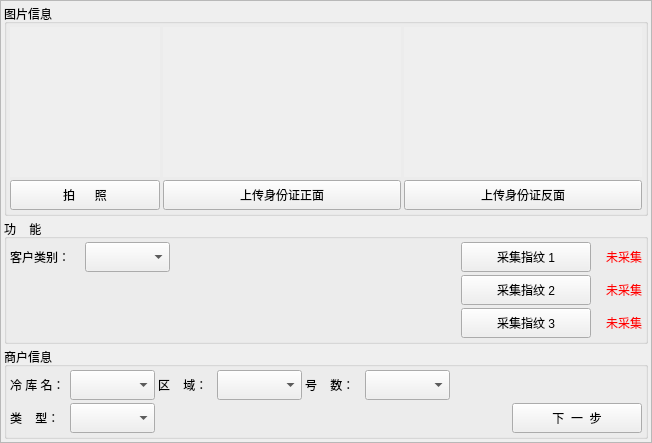
    <widget class="QFrame" name="frame_14">
     <property name="frameShape">
      <enum>QFrame::StyledPanel</enum>
     </property>
     <property name="frameShadow">
      <enum>QFrame::Raised</enum>
     </property>
     <layout class="QGridLayout" name="gridLayout_8">
      <property name="margin">
       <number>3</number>
      </property>
      <property name="spacing">
       <number>3</number>
      </property>
      <item row="2" column="0">
       <widget class="QGroupBox" name="groupBox_7">
        <property name="maximumSize">
         <size>
          <width>16777215</width>
          <height>16777215</height>
         </size>
        </property>
        <property name="title">
         <string>商户信息</string>
        </property>
        <layout class="QGridLayout" name="gridLayout_7">
         <property name="margin">
          <number>3</number>
         </property>
         <property name="spacing">
          <number>3</number>
         </property>
         <item row="1" column="0">
          <widget class="QLabel" name="label_24">
           <property name="minimumSize">
            <size>
             <width>0</width>
             <height>30</height>
            </size>
           </property>
           <property name="text">
            <string>类    型：</string>
           </property>
          </widget>
         </item>
         <item row="1" column="1">
          <widget class="QComboBox" name="comboBox_6">
           <property name="minimumSize">
            <size>
             <width>85</width>
             <height>30</height>
            </size>
           </property>
           <property name="maximumSize">
            <size>
             <width>85</width>
             <height>16777215</height>
            </size>
           </property>
          </widget>
         </item>
         <item row="1" column="2" colspan="5">
          <spacer name="horizontalSpacer">
           <property name="orientation">
            <enum>Qt::Horizontal</enum>
           </property>
           <property name="sizeHint" stdset="0">
            <size>
             <width>40</width>
             <height>20</height>
            </size>
           </property>
          </spacer>
         </item>
         <item row="1" column="7">
          <widget class="QPushButton" name="pushButton_5">
           <property name="minimumSize">
            <size>
             <width>130</width>
             <height>30</height>
            </size>
           </property>
           <property name="text">
            <string>下  一  步</string>
           </property>
           <property name="autoDefault">
            <bool>false</bool>
           </property>
          </widget>
         </item>
         <item row="0" column="1">
          <widget class="QComboBox" name="comboBox_3">
           <property name="minimumSize">
            <size>
             <width>85</width>
             <height>30</height>
            </size>
           </property>
           <property name="maximumSize">
            <size>
             <width>85</width>
             <height>16777215</height>
            </size>
           </property>
          </widget>
         </item>
         <item row="0" column="2">
          <widget class="QLabel" name="label_20">
           <property name="minimumSize">
            <size>
             <width>0</width>
             <height>30</height>
            </size>
           </property>
           <property name="text">
            <string>区    域：</string>
           </property>
          </widget>
         </item>
         <item row="0" column="4">
          <widget class="QLabel" name="label_21">
           <property name="minimumSize">
            <size>
             <width>0</width>
             <height>30</height>
            </size>
           </property>
           <property name="text">
            <string>号    数：</string>
           </property>
          </widget>
         </item>
         <item row="0" column="0">
          <widget class="QLabel" name="label_19">
           <property name="minimumSize">
            <size>
             <width>0</width>
             <height>30</height>
            </size>
           </property>
           <property name="text">
            <string>冷 库 名：</string>
           </property>
          </widget>
         </item>
         <item row="0" column="6" colspan="2">
          <spacer name="horizontalSpacer_3">
           <property name="orientation">
            <enum>Qt::Horizontal</enum>
           </property>
           <property name="sizeHint" stdset="0">
            <size>
             <width>40</width>
             <height>20</height>
            </size>
           </property>
          </spacer>
         </item>
         <item row="0" column="3">
          <widget class="QComboBox" name="comboBox_4">
           <property name="minimumSize">
            <size>
             <width>85</width>
             <height>30</height>
            </size>
           </property>
           <property name="maximumSize">
            <size>
             <width>85</width>
             <height>16777215</height>
            </size>
           </property>
          </widget>
         </item>
         <item row="0" column="5">
          <widget class="QComboBox" name="comboBox_5">
           <property name="minimumSize">
            <size>
             <width>85</width>
             <height>30</height>
            </size>
           </property>
           <property name="maximumSize">
            <size>
             <width>85</width>
             <height>16777215</height>
            </size>
           </property>
          </widget>
         </item>
        </layout>
       </widget>
      </item>
      <item row="0" column="0">
       <widget class="QGroupBox" name="groupBox_5">
        <property name="minimumSize">
         <size>
          <width>0</width>
          <height>0</height>
         </size>
        </property>
        <property name="maximumSize">
         <size>
          <width>16777215</width>
          <height>16777215</height>
         </size>
        </property>
        <property name="title">
         <string>图片信息</string>
        </property>
        <layout class="QGridLayout" name="gridLayout_2">
         <property name="margin">
          <number>3</number>
         </property>
         <property name="spacing">
          <number>3</number>
         </property>
         <item row="0" column="0">
          <widget class="QWidget" name="head" native="true">
           <property name="minimumSize">
            <size>
             <width>150</width>
             <height>150</height>
            </size>
           </property>
           <property name="maximumSize">
            <size>
             <width>16777215</width>
             <height>16777215</height>
            </size>
           </property>
           <property name="autoFillBackground">
            <bool>true</bool>
           </property>
          </widget>
         </item>
         <item row="0" column="1">
          <widget class="QWidget" name="front" native="true">
           <property name="minimumSize">
            <size>
             <width>238</width>
             <height>150</height>
            </size>
           </property>
           <property name="maximumSize">
            <size>
             <width>16777215</width>
             <height>16777215</height>
            </size>
           </property>
           <property name="autoFillBackground">
            <bool>true</bool>
           </property>
          </widget>
         </item>
         <item row="0" column="2">
          <widget class="QWidget" name="back" native="true">
           <property name="minimumSize">
            <size>
             <width>238</width>
             <height>150</height>
            </size>
           </property>
           <property name="maximumSize">
            <size>
             <width>16777215</width>
             <height>16777215</height>
            </size>
           </property>
           <property name="autoFillBackground">
            <bool>true</bool>
           </property>
          </widget>
         </item>
         <item row="1" column="0">
          <widget class="QPushButton" name="pushButton_2">
           <property name="minimumSize">
            <size>
             <width>0</width>
             <height>30</height>
            </size>
           </property>
           <property name="maximumSize">
            <size>
             <width>16777215</width>
             <height>16777215</height>
            </size>
           </property>
           <property name="text">
            <string>拍      照</string>
           </property>
           <property name="autoDefault">
            <bool>false</bool>
           </property>
          </widget>
         </item>
         <item row="1" column="1">
          <widget class="QPushButton" name="pushButton_3">
           <property name="minimumSize">
            <size>
             <width>0</width>
             <height>30</height>
            </size>
           </property>
           <property name="maximumSize">
            <size>
             <width>16777215</width>
             <height>16777215</height>
            </size>
           </property>
           <property name="text">
            <string>上传身份证正面</string>
           </property>
           <property name="autoDefault">
            <bool>false</bool>
           </property>
          </widget>
         </item>
         <item row="1" column="2">
          <widget class="QPushButton" name="pushButton_4">
           <property name="minimumSize">
            <size>
             <width>0</width>
             <height>30</height>
            </size>
           </property>
           <property name="maximumSize">
            <size>
             <width>16777215</width>
             <height>16777215</height>
            </size>
           </property>
           <property name="text">
            <string>上传身份证反面</string>
           </property>
           <property name="autoDefault">
            <bool>false</bool>
           </property>
          </widget>
         </item>
        </layout>
       </widget>
      </item>
      <item row="1" column="0">
       <widget class="QGroupBox" name="groupBox_8">
        <property name="maximumSize">
         <size>
          <width>16777215</width>
          <height>16777215</height>
         </size>
        </property>
        <property name="title">
         <string>功    能</string>
        </property>
        <layout class="QGridLayout" name="gridLayout">
         <property name="horizontalSpacing">
          <number>15</number>
         </property>
         <property name="verticalSpacing">
          <number>3</number>
         </property>
         <property name="margin">
          <number>3</number>
         </property>
         <item row="0" column="6">
          <widget class="QLabel" name="label_11">
           <property name="palette">
            <palette>
             <active>
              <colorrole role="WindowText">
               <brush brushstyle="SolidPattern">
                <color alpha="255">
                 <red>255</red>
                 <green>0</green>
                 <blue>0</blue>
                </color>
               </brush>
              </colorrole>
             </active>
             <inactive>
              <colorrole role="WindowText">
               <brush brushstyle="SolidPattern">
                <color alpha="255">
                 <red>255</red>
                 <green>0</green>
                 <blue>0</blue>
                </color>
               </brush>
              </colorrole>
             </inactive>
             <disabled>
              <colorrole role="WindowText">
               <brush brushstyle="SolidPattern">
                <color alpha="255">
                 <red>120</red>
                 <green>120</green>
                 <blue>120</blue>
                </color>
               </brush>
              </colorrole>
             </disabled>
            </palette>
           </property>
           <property name="text">
            <string>未采集</string>
           </property>
          </widget>
         </item>
         <item row="1" column="6">
          <widget class="QLabel" name="label_13">
           <property name="palette">
            <palette>
             <active>
              <colorrole role="WindowText">
               <brush brushstyle="SolidPattern">
                <color alpha="255">
                 <red>255</red>
                 <green>0</green>
                 <blue>0</blue>
                </color>
               </brush>
              </colorrole>
             </active>
             <inactive>
              <colorrole role="WindowText">
               <brush brushstyle="SolidPattern">
                <color alpha="255">
                 <red>255</red>
                 <green>0</green>
                 <blue>0</blue>
                </color>
               </brush>
              </colorrole>
             </inactive>
             <disabled>
              <colorrole role="WindowText">
               <brush brushstyle="SolidPattern">
                <color alpha="255">
                 <red>120</red>
                 <green>120</green>
                 <blue>120</blue>
                </color>
               </brush>
              </colorrole>
             </disabled>
            </palette>
           </property>
           <property name="text">
            <string>未采集</string>
           </property>
          </widget>
         </item>
         <item row="1" column="5">
          <widget class="QPushButton" name="pushButton_7">
           <property name="minimumSize">
            <size>
             <width>130</width>
             <height>30</height>
            </size>
           </property>
           <property name="text">
            <string>采集指纹 2</string>
           </property>
           <property name="autoDefault">
            <bool>false</bool>
           </property>
          </widget>
         </item>
         <item row="2" column="6">
          <widget class="QLabel" name="label_15">
           <property name="palette">
            <palette>
             <active>
              <colorrole role="WindowText">
               <brush brushstyle="SolidPattern">
                <color alpha="255">
                 <red>255</red>
                 <green>0</green>
                 <blue>0</blue>
                </color>
               </brush>
              </colorrole>
             </active>
             <inactive>
              <colorrole role="WindowText">
               <brush brushstyle="SolidPattern">
                <color alpha="255">
                 <red>255</red>
                 <green>0</green>
                 <blue>0</blue>
                </color>
               </brush>
              </colorrole>
             </inactive>
             <disabled>
              <colorrole role="WindowText">
               <brush brushstyle="SolidPattern">
                <color alpha="255">
                 <red>120</red>
                 <green>120</green>
                 <blue>120</blue>
                </color>
               </brush>
              </colorrole>
             </disabled>
            </palette>
           </property>
           <property name="text">
            <string>未采集</string>
           </property>
          </widget>
         </item>
         <item row="0" column="3">
          <spacer name="horizontalSpacer_4">
           <property name="orientation">
            <enum>Qt::Horizontal</enum>
           </property>
           <property name="sizeHint" stdset="0">
            <size>
             <width>40</width>
             <height>20</height>
            </size>
           </property>
          </spacer>
         </item>
         <item row="0" column="2">
          <spacer name="horizontalSpacer_2">
           <property name="orientation">
            <enum>Qt::Horizontal</enum>
           </property>
           <property name="sizeHint" stdset="0">
            <size>
             <width>40</width>
             <height>20</height>
            </size>
           </property>
          </spacer>
         </item>
         <item row="0" column="0">
          <widget class="QLabel" name="label_25">
           <property name="minimumSize">
            <size>
             <width>0</width>
             <height>30</height>
            </size>
           </property>
           <property name="text">
            <string>客户类别：</string>
           </property>
          </widget>
         </item>
         <item row="2" column="5">
          <widget class="QPushButton" name="pushButton_8">
           <property name="minimumSize">
            <size>
             <width>130</width>
             <height>30</height>
            </size>
           </property>
           <property name="text">
            <string>采集指纹 3</string>
           </property>
           <property name="autoDefault">
            <bool>false</bool>
           </property>
          </widget>
         </item>
         <item row="0" column="5">
          <widget class="QPushButton" name="pushButton_6">
           <property name="minimumSize">
            <size>
             <width>130</width>
             <height>30</height>
            </size>
           </property>
           <property name="text">
            <string>采集指纹 1</string>
           </property>
           <property name="autoDefault">
            <bool>false</bool>
           </property>
          </widget>
         </item>
         <item row="0" column="4">
          <spacer name="horizontalSpacer_6">
           <property name="orientation">
            <enum>Qt::Horizontal</enum>
           </property>
           <property name="sizeHint" stdset="0">
            <size>
             <width>40</width>
             <height>20</height>
            </size>
           </property>
          </spacer>
         </item>
         <item row="0" column="1">
          <widget class="QComboBox" name="comboBox_2">
           <property name="minimumSize">
            <size>
             <width>85</width>
             <height>30</height>
            </size>
           </property>
           <property name="maximumSize">
            <size>
             <width>85</width>
             <height>16777215</height>
            </size>
           </property>
          </widget>
         </item>
        </layout>
       </widget>
      </item>
     </layout>
    </widget>
